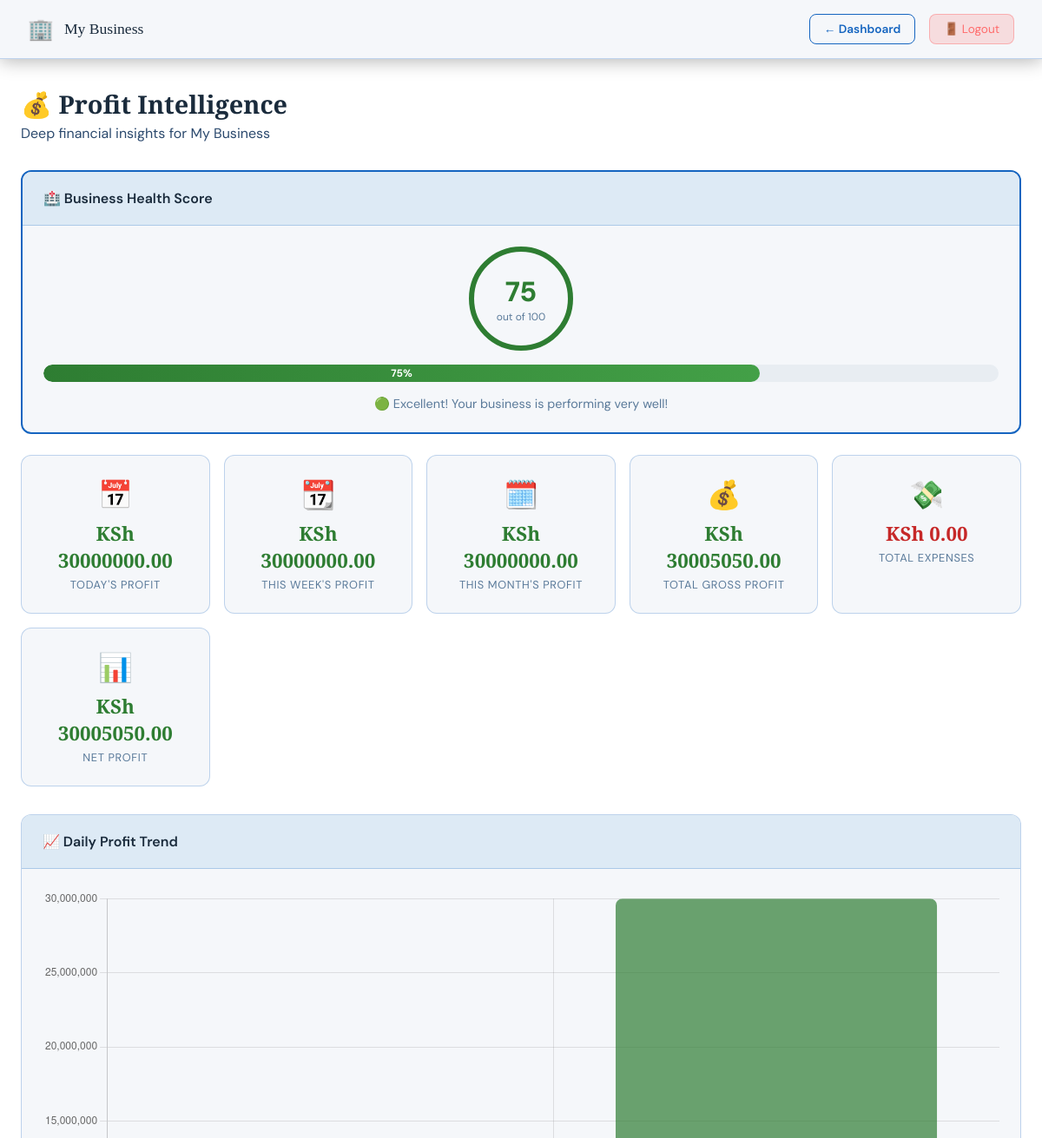
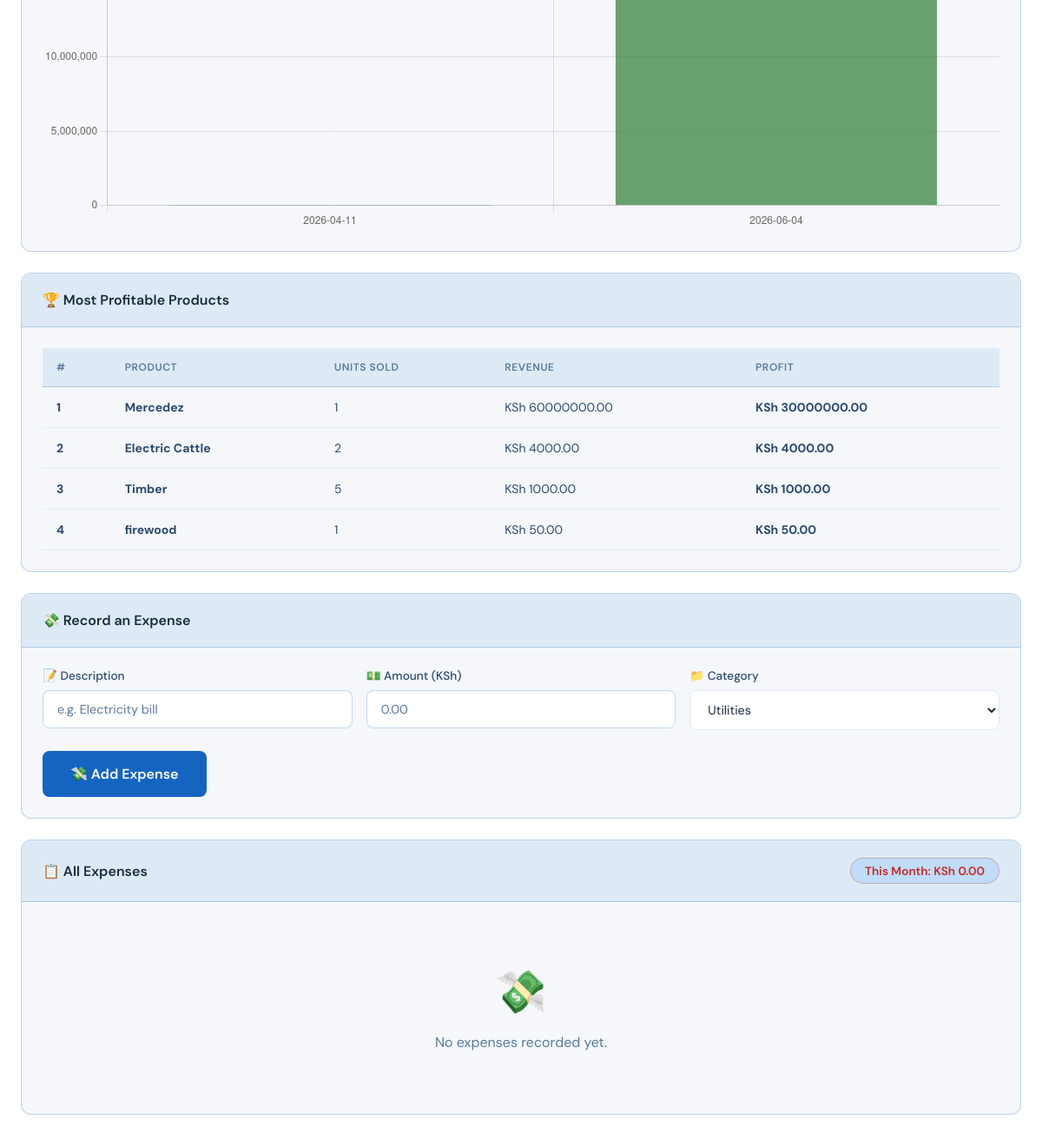
/profit (signed in), run on the app's committed database (2 pictures, top to bottom).
### tables this page shows
CREATE TABLE settings (
        id INTEGER PRIMARY KEY AUTOINCREMENT,
        business_name TEXT DEFAULT 'My Business',
        business_location TEXT DEFAULT '',
        business_currency TEXT DEFAULT 'KSh',
        business_color TEXT DEFAULT '#1565C0',
        owner_phone TEXT DEFAULT '',
        owner_email TEXT DEFAULT '',
        at_username TEXT DEFAULT '',
        at_api_key TEXT DEFAULT '',
        gmail_address TEXT DEFAULT '',
        gmail_app_password TEXT DEFAULT '',
        sms_enabled INTEGER DEFAULT 0,
        email_enabled INTEGER DEFAULT 0,
        low_stock_threshold INTEGER DEFAULT 5
    );

CREATE TABLE sales (
        id INTEGER PRIMARY KEY AUTOINCREMENT,
        seller TEXT NOT NULL,
        item_name TEXT NOT NULL,
        quantity INTEGER NOT NULL,
        unit_price REAL NOT NULL,
        total_price REAL NOT NULL,
        date_time TEXT NOT NULL
    , amount_paid REAL NOT NULL DEFAULT 0, change_given REAL NOT NULL DEFAULT 0);

### app.py (the view)
@app.route('/profit')
def profit():
    if not session.get('logged_in') or session.get('role') != 'owner':
        return redirect(url_for('login'))
    conn = get_db()
    sales = conn.execute("SELECT * FROM sales ORDER BY date_time DESC").fetchall()
    expenses = conn.execute("SELECT * FROM expenses ORDER BY date_time DESC").fetchall()
    inventory = conn.execute("SELECT * FROM inventory").fetchall()
    conn.close()
    settings = get_settings()
    sales_list = [dict(s) for s in sales]
    expenses_list = [dict(e) for e in expenses]
    inventory_dict = {i['product_name']: i['buying_price'] for i in inventory}
    today = datetime.now().strftime("%Y-%m-%d")
    this_week_start = datetime.now().strftime("%Y-%W")
    this_month = datetime.now().strftime("%Y-%m")
    daily_profit = 0
    weekly_profit = 0
    monthly_profit = 0
    total_profit = 0
    product_profits = {}
    for s in sales_list:
        buying = inventory_dict.get(s['item_name'], 0)
        profit_per_unit = s['unit_price'] - buying
        sale_profit = profit_per_unit * s['quantity']
        total_profit += sale_profit
        date = s['date_time'][:10]
        sale_week = datetime.strptime(date, "%Y-%m-%d").strftime("%Y-%W")
        sale_month = date[:7]
        if date == today:
            daily_profit += sale_profit
        if sale_week == this_week_start:
            weekly_profit += sale_profit
        if sale_month == this_month:
            monthly_profit += sale_profit
        if s['item_name'] not in product_profits:
            product_profits[s['item_name']] = {'profit': 0, 'units': 0, 'revenue': 0}
        product_profits[s['item_name']]['profit'] += sale_profit
        product_profits[s['item_name']]['units'] += s['quantity']
        product_profits[s['item_name']]['revenue'] += s['total_price']
    top_products = sorted(product_profits.items(), key=lambda x: x[1]['profit'], reverse=True)[:10]
    total_expenses = sum(e['amount'] for e in expenses_list)
    monthly_expenses = sum(e['amount'] for e in expenses_list if e['date_time'][:7] == this_month)
    net_profit = total_profit - total_expenses
    health_score = 0
    if len(sales_list) > 0: health_score += 25
    if total_profit > 0: health_score += 25
    if net_profit > 0: health_score += 25
    low_stock = get_low_stock_products()
    if len(low_stock) == 0: health_score += 25
    return render_template('profit.html',
                           settings=settings,
                           daily_profit=daily_profit,
                           weekly_profit=weekly_profit,
                           monthly_profit=monthly_profit,
                           total_profit=total_profit,
                           total_expenses=total_expenses,
                           monthly_expenses=monthly_expenses,
                           net_profit=net_profit,
                           top_products=top_products,
                           expenses=expenses_list,
                           health_score=health_score,
                           sales_count=len(sales_list))

### templates/profit.html (shortened to what this page needs)
<!DOCTYPE html>
<html lang="en">
<head>
    <link rel="stylesheet" href="{{ url_for('static', filename='style.css') }}">
</head>
<body class="dashboard-page">
    <nav class="navbar">
        <div class="nav-brand">
            <span class="nav-icon">🏢</span>
            <span>{{ settings.business_name }}</span>
        </div>
        <div class="nav-right">
            <a href="/owner" class="btn-secondary" style="padding:0.5rem 1rem; font-size:0.85rem;">← Dashboard</a>
            <a href="/logout" class="btn-logout">🚪 Logout</a>
        </div>
    </nav>
    <div class="main-content">
        <div class="page-title">
            <h2>💰 Profit Intelligence</h2>
            <p>Deep financial insights for {{ settings.business_name }}</p>
        </div>
        <div class="card" style="border: 2px solid {{ settings.business_color }};">
            <div class="card-header"><h3>🏥 Business Health Score</h3></div>
            <div class="card-body" style="text-align:center;">
                <div class="score-circle"
                     style="border-color: {% if health_score >= 75 %}#2E7D32{% elif health_score >= 50 %}#F57F17{% else %}#C62828{% endif %}">
                    <div style="font-size:2rem; font-weight:800;
                                color: {% if health_score >= 75 %}#2E7D32{% elif health_score >= 50 %}#F57F17{% else %}#C62828{% endif %}">
                        {{ health_score }}
                    </div>
                    <div style="font-size:0.75rem; color:#5A7A9A;">out of 100</div>
                </div>
                <div class="health-bar-wrap">
                    <div class="health-bar {% if health_score >= 75 %}health-excellent{% elif health_score >= 50 %}health-good{% else %}health-poor{% endif %}"
                         style="width: {{ health_score }}%;">
                        {{ health_score }}%
                    </div>
                </div>
                <p style="color:#5A7A9A; font-size:0.9rem;">
                    {% if health_score >= 75 %}
                    🟢 Excellent! Your business is performing very well!
                    {% elif health_score >= 50 %}
                    🟡 Good but there is room for improvement!
                    {% else %}
                    🔴 Needs attention! Check stock and expenses!
                    {% endif %}
                </p>
            </div>
        </div>
        <div class="metrics-grid">
            <div class="metric-card">
                <div class="metric-icon">📅</div>
                <div class="metric-value {% if daily_profit >= 0 %}profit-positive{% else %}profit-negative{% endif %}">
                    {{ settings.business_currency }} {{ "%.2f"|format(daily_profit) }}
                </div>
                <div class="metric-label">Today's Profit</div>
            </div>
            <div class="metric-card">
                <div class="metric-icon">📆</div>
                <div class="metric-value {% if weekly_profit >= 0 %}profit-positive{% else %}profit-negative{% endif %}">
                    {{ settings.business_currency }} {{ "%.2f"|format(weekly_profit) }}
                </div>
                <div class="metric-label">This Week's Profit</div>
            </div>
            <div class="metric-card">
                <div class="metric-icon">🗓️</div>
                <div class="metric-value {% if monthly_profit >= 0 %}profit-positive{% else %}profit-negative{% endif %}">
                    {{ settings.business_currency }} {{ "%.2f"|format(monthly_profit) }}
                </div>
                <div class="metric-label">This Month's Profit</div>
            </div>
            <div class="metric-card">
                <div class="metric-icon">💰</div>
                <div class="metric-value {% if total_profit >= 0 %}profit-positive{% else %}profit-negative{% endif %}">
                    {{ settings.business_currency }} {{ "%.2f"|format(total_profit) }}
                </div>
                <div class="metric-label">Total Gross Profit</div>
            </div>
            <div class="metric-card">
                <div class="metric-icon">💸</div>
                <div class="metric-value profit-negative">
                    {{ settings.business_currency }} {{ "%.2f"|format(total_expenses) }}
                </div>
                <div class="metric-label">Total Expenses</div>
            </div>
            <div class="metric-card">
                <div class="metric-icon">📊</div>
                <div class="metric-value {% if net_profit >= 0 %}profit-positive{% else %}profit-negative{% endif %}">
                    {{ settings.business_currency }} {{ "%.2f"|format(net_profit) }}
                </div>
                <div class="metric-label">Net Profit</div>
            </div>
        </div>
        <div class="card">
            <div class="card-header"><h3>📈 Daily Profit Trend</h3></div>
            <div class="card-body"><canvas id="profitChart"></canvas></div>
        </div>
        <div class="card">
            <div class="card-header"><h3>🏆 Most Profitable Products</h3></div>
            <div class="card-body">
                {% if top_products %}
                <div class="table-wrapper">
                    <table class="data-table">
                        <thead>
                            <tr>
                                <th>#</th>
                                <th>Product</th>
                                <th>Units Sold</th>
                                <th>Revenue</th>
                                <th>Profit</th>
                            </tr>
                        </thead>
                        <tbody>
                            {% for name, data in top_products %}
                            <tr>
                                <td><strong>{{ loop.index }}</strong></td>
                                <td><strong>{{ name }}</strong></td>
                                <td>{{ data.units }}</td>
                                <td>{{ settings.business_currency }} {{ "%.2f"|format(data.revenue) }}</td>
                                <td class="{% if data.profit >= 0 %}profit-positive{% else %}profit-negative{% endif %}">
                                    {{ settings.business_currency }} {{ "%.2f"|format(data.profit) }}
                                </td>
                            </tr>
                            {% endfor %}
                        </tbody>
                    </table>
                </div>
                {% else %}
                <div class="empty-state"><div class="empty-icon">📊</div><p>No sales data yet.</p></div>
                {% endif %}
            </div>
        </div>
        <div class="card">
            <div class="card-header"><h3>💸 Record an Expense</h3></div>
            <div class="card-body">
                <div class="form-grid">
                    <div class="form-group">
                        <label>📝 Description</label>
                        <input type="text" id="exp_description" placeholder="e.g. Electricity bill">
                    </div>
                    <div class="form-group">
                        <label>💵 Amount ({{ settings.business_currency }})</label>
                        <input type="number" id="exp_amount" min="0" step="0.01" placeholder="0.00">
                    </div>
                    <div class="form-group">
                        <label>📁 Category</label>
                        <select id="exp_category" style="background:#fff; border:1px solid #DDEAF5; border-radius:8px; padding:0.75rem 1rem; color:#1A2B3C; font-family:inherit; font-size:0.9rem; width:100%;">
                            <option value="Utilities">Utilities</option>
                        </select>
                    </div>
                </div>
                <button class="btn-primary btn-large" onclick="addExpense()">💸 Add Expense</button>
            </div>
        </div>
        <div class="card">
            <div class="card-header">
                <h3>📋 All Expenses</h3>
                <div class="total-badge" style="color:#C62828; border-color:rgba(198,40,40,0.3);">
                    This Month: {{ settings.business_currency }} {{ "%.2f"|format(monthly_expenses) }}
                </div>
            </div>
            <div class="card-body">
                {% if expenses %}
                <div class="table-wrapper">
                    <table class="data-table">
                        <thead>
                            <tr>
                                <th>Description</th>
                                <th>Category</th>
                                <th>Amount</th>
                                <th>Date</th>
                                <th>Action</th>
                            </tr>
                        </thead>
                        <tbody>
                            {% for exp in expenses %}
                            <tr>
                                <td>{{ exp.description }}</td>
                                <td><span class="expense-category">{{ exp.category }}</span></td>
                                <td class="profit-negative">{{ settings.business_currency }} {{ "%.2f"|format(exp.amount) }}</td>
                                <td>{{ exp.date_time }}</td>
                                <td>
                                    <button onclick="deleteExpense({{ exp.id }})"
                                            style="background:rgba(198,40,40,0.1); color:#C62828;
                                                   border:1px solid rgba(198,40,40,0.3); border-radius:6px;
                                                   padding:0.3rem 0.6rem; cursor:pointer; font-size:0.8rem;">
                                        🗑️ Delete
                                    </button>
                                </td>
                            </tr>
                            {% endfor %}
                        </tbody>
                    </table>
                </div>
                {% else %}
                <div class="empty-state">
                    <div class="empty-icon">💸</div>
                    <p>No expenses recorded yet.</p>
                </div>
                {% endif %}
            </div>
        </div>
    </div>
    <script>
        // Load profit chart
        fetch('/api/profit_data')
        .then(r => r.json())
        .then(data => {
            if (Object.keys(data.daily_profits).length > 0) {
                const ctx = document.getElementById('profitChart');
                new Chart(ctx, {
                    type: 'bar',
                    data: {
                        labels: Object.keys(data.daily_profits),
                        datasets: [{
                            label: 'Daily Profit ({{ settings.business_currency }})',
                            data: Object.values(data.daily_profits),
                            backgroundColor: Object.values(data.daily_profits).map(v =>
                                v >= 0 ? 'rgba(46,125,50,0.7)' : 'rgba(198,40,40,0.7)'),
                            borderRadius: 8
                        }]
                    },
                    options: {
                        responsive: true,
                        plugins: { legend: { display: false } },
                        scales: { y: { beginAtZero: true } }
                    }
                });
            }
        });
        function addExpense() {
            const alertDiv = document.getElementById('profit-alert');
            const data = new URLSearchParams({
                description: document.getElementById('exp_description').value,
                amount: document.getElementById('exp_amount').value,
                category: document.getElementById('exp_category').value
            });
            fetch('/add_expense', {method:'POST', body:data})
            .then(r => r.json())
            .then(res => {
                showAlert(alertDiv, res.success ? 'success' : 'error',
                          res.success ? '✅ ' + res.message : '❌ ' + res.message);
                if (res.success) setTimeout(() => location.reload(), 1500);
            });
        }
        function deleteExpense(id) {
            if (!confirm('Delete this expense?')) return;
            fetch('/delete_expense', {method:'POST', body: new URLSearchParams({expense_id: id})})
            .then(r => r.json())
            .then(res => {
                if (res.success) location.reload();
            });
        }
    </script>
</body>
</html>

### data on the page
settings: business_name "My Business", business_currency "KSh"
sales: item_name "Mercedez", units "1", revenue "60000000.00", profit "30000000.00"
sales: item_name "Electric Cattle", units "2", revenue "4000.00", profit "4000.00"
sales: item_name "Timber", units "5", revenue "1000.00", profit "1000.00"
sales: item_name "firewood", units "1", revenue "50.00", profit "50.00"

### other printed values
{{ health_score }} "75"
{{ "%.2f"|format(daily_profit) }} "30000000.00"
{{ "%.2f"|format(weekly_profit) }} "30000000.00"
{{ "%.2f"|format(monthly_profit) }} "30000000.00"
{{ "%.2f"|format(total_profit) }} "30005050.00"
{{ "%.2f"|format(total_expenses) }} "0.00"
{{ "%.2f"|format(net_profit) }} "30005050.00"
{{ "%.2f"|format(monthly_expenses) }} "0.00"
